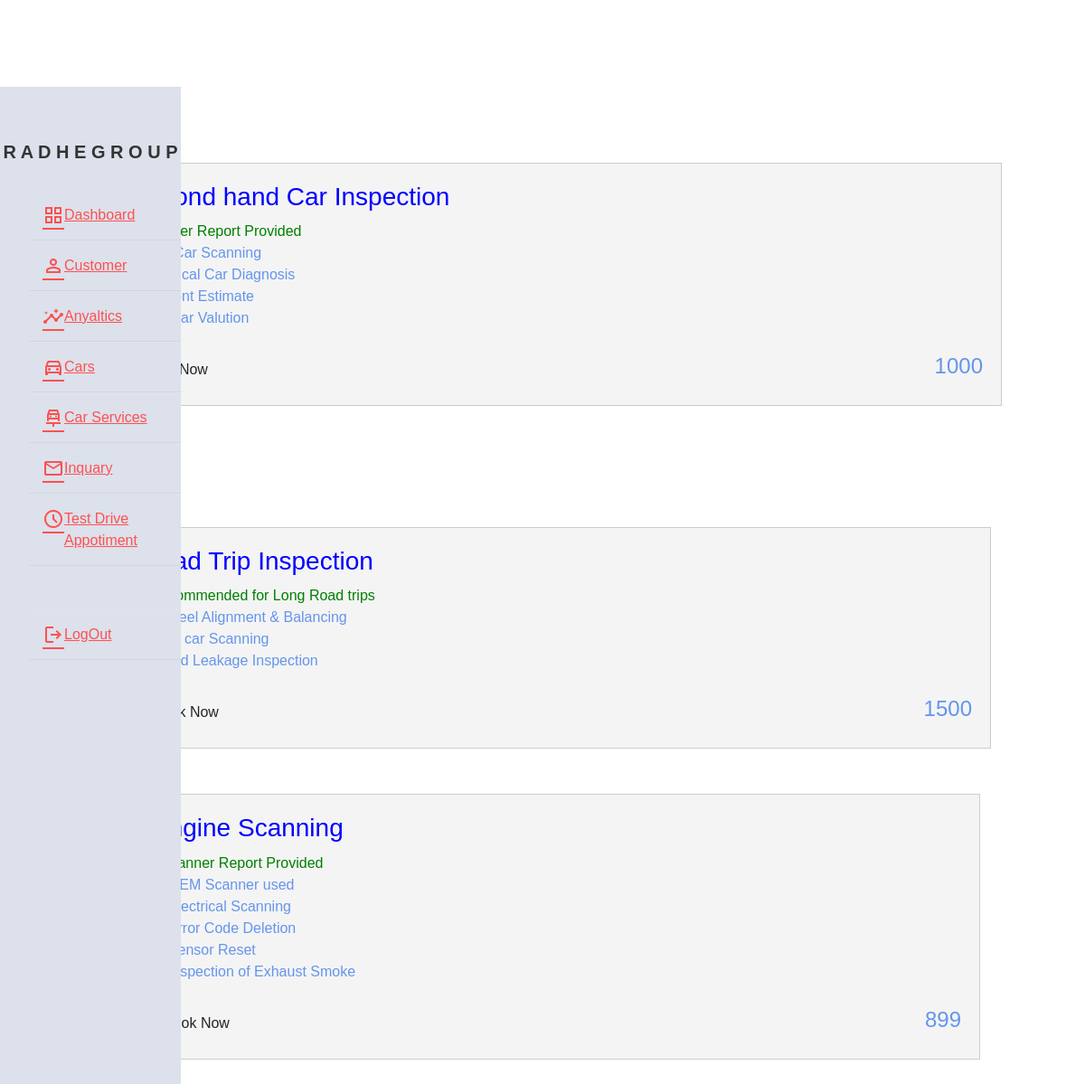
/carinspection.php, run on the app's committed database.
### tables this page shows
CREATE TABLE `car_inspection` (
  `service_id` int(50) NOT NULL,
  `header` varchar(100) NOT NULL,
  `img_url` varchar(150) NOT NULL,
  `service_name` varchar(150) NOT NULL,
  `warranty` varchar(200) NOT NULL,
  `Description` varchar(500) NOT NULL,
  `service_book` varchar(100) NOT NULL,
  `price` int(100) NOT NULL
);

### carinspection.php (the view, shortened to what this page needs)
<!DOCTYPE html>
<html lang="en">
<head>
    <link href="https://cdn.jsdelivr.net/npm/bootstrap@5.0.2/dist/css/bootstrap.min.css" rel="stylesheet">
</head>
<body>
    <br><br><br><br>
    <?php include "nav.php" ;
    $servername = "localhost";
    $username = "root";
    $pass = "";
    $database = "car sales and service";
    $conn = mysqli_connect($servername,$username,$pass,$database);
    $sql = "SELECT * FROM car_inspection";
    $result = $conn->query($sql);
if ($result->num_rows > 0) {
while($row = $result->fetch_assoc()) {
    echo "<div class = 'container'>";
    echo "<h3>" .$row["header"] . "</h3>";
    echo "<div class ='box'>";
    echo "<div class = 'contact-info'>";
    echo "<h3>" .$row["service_name"] . "</h3>";
    echo "<ul>";
    echo "<li> - " .$row["warranty"] . "</li>";
    echo "</ul>";
    echo "<p>";
$details = explode(",", $row["Description"]);
foreach ($details as $detail) {
echo "<span style='color: green;'>&#10004;</span> " . trim($detail) . "<br>";
}
echo "</p>";
    echo "<div class='fes1'>";
    echo "<a href = '" .$row["service_book"] . "'class='btn'>Book Now</a>";
    echo "<h4>" .$row["price"] . "</h4>";
    echo "</div>";
    echo "</div>";
    echo "</div>";
}
} else {
echo "No services found";
}
    ?>
</body>
</html>

### carinspection.php (style rules this page uses)
body { background-image: url('img/hero-bg.jpg'); font-family: Arial, sans-serif; }
.container { width: 100%; max-width: 1000px; margin: 0 auto; }
.container h3 { color:#f4f4f4; }
.box { display: flex; border: 1px solid #ccc; background-color: #f4f4f4; margin: 50px 50px; padding: 20px; box-sizing: border-box; color: cornflowerblue; }
.contact-info { flex: 1; display: flex; flex-direction: column; justify-content: space-between; }
.contact-info h3 { margin-bottom: 10px; color:blue; }
.contact-info ul { list-style: none; padding: 0; margin: 0; }
.contact-info li { color: green; }
.fes1 { display: flex; justify-content: space-between; align-items: center; margin-top: 10px; }
.btn { background-color: #007BFF; color: #fff; padding: 8px 15px; text-decoration: none; border-radius: 5px; transition: background-color 0.3s; }

### nav.php (style rules this page uses)
* { margin: 0; padding: 0; box-sizing: border-box; list-style: none; text-decoration: none; font-family: 'Poppins', sans-serif; }

### data on the page
car_inspection: service_name "Second hand Car Inspection", warranty "Scanner Report Provided", Description "Full Car Scanning", Description "Physical Car Diagnosis", Description "Upfront Estimate", Description "get Car Valution", price "1000"
car_inspection: service_name "Road Trip Inspection", warranty "Recommended for Long Road trips", Description "Wheel Alignment & Balancing", Description "Full car Scanning", Description "Fluid Leakage Inspection", price "1500"
car_inspection: service_name "Engine Scanning", warranty "Scanner Report Provided", Description "OEM Scanner used", Description "Electrical Scanning", Description "Error Code Deletion", Description "Sensor Reset", Description "Inspection of Exhaust Smoke", price "899"
